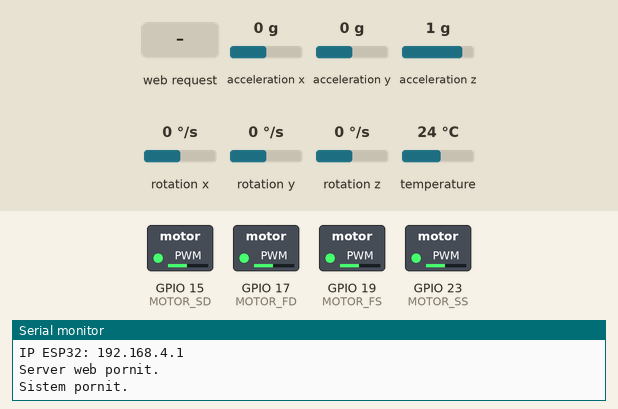
This sketch was run on a simulated ESP32. On the bench: switched loads named in the sketch (green lamp = pin HIGH), the last lines printed to the serial monitor. The inputs (shaded band) are chosen by the test bench; at power-on: acceleration x 0 g, acceleration y 0 g, acceleration z 1 g, rotation x 0 °/s, rotation y 0 °/s, rotation z 0 °/s, temperature 24 °C.

Above: at 2.2 s.
2.3 s: HTTP request GET /cmd?pitch=120&roll=120&throttle=120 received
At 3.1 s:
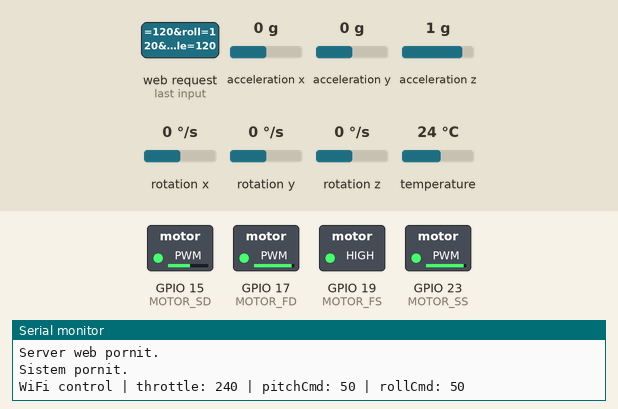
3.8 s: acceleration x set to -1.4 g
At 4.3 s:
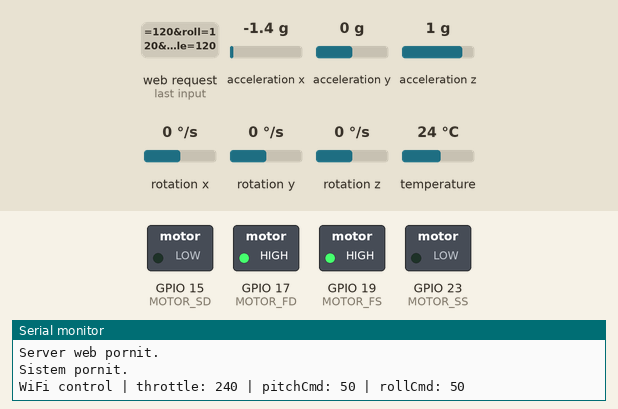
5.3 s: acceleration y set to -1.4 g
At 6.5 s:
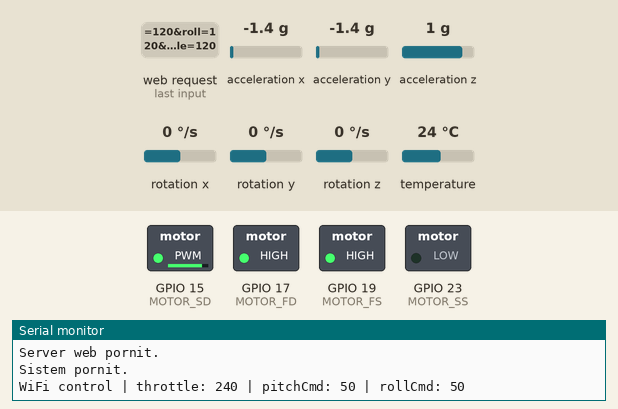
6.8 s: acceleration z set to -1.4 g
At 7.9 s:
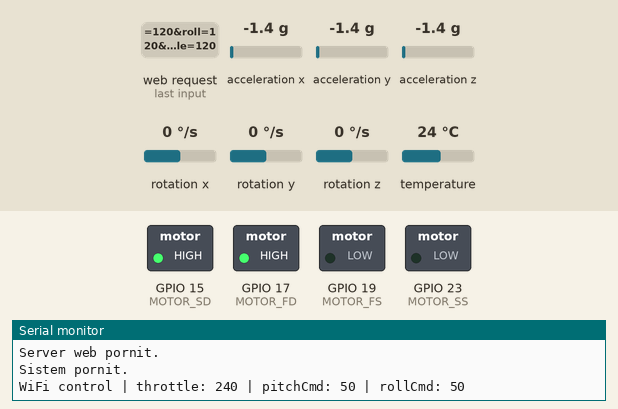
8.3 s: acceleration y set to -0.2 g
9.8 s: acceleration y set to 0.1 g
At 10.2 s:
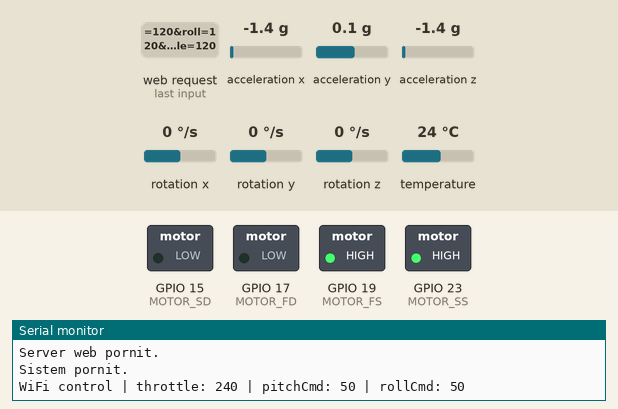
Timing chart, 0 to 12.3 s (numbered marks = the images above; inputs shaded):
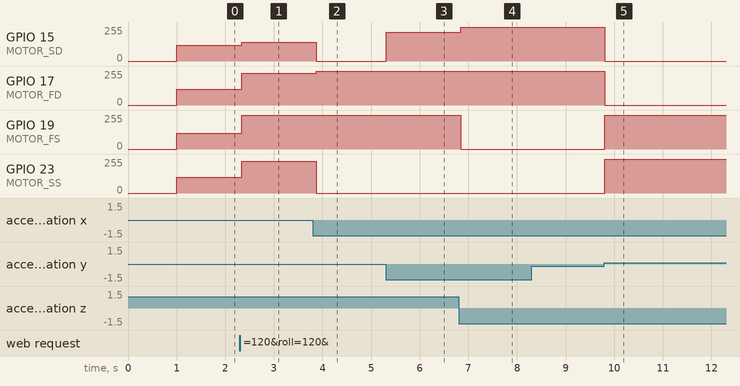

Measured:
- the behaviour switches between -0.1 and 0 g on acceleration y (found by bisection; images 4 and 5)
- after the input at 2.3 s, GPIO 15 (MOTOR_SD): 120/255 → 139/255 at once; GPIO 17 (MOTOR_FD), GPIO 23 (MOTOR_SS): 120/255 → 239/255 at once; GPIO 19 (MOTOR_FS): 120/255 → 255/255 at once
- after the input at 3.8 s, GPIO 15 (MOTOR_SD): 139/255 → 0/255 after 0.07 s; GPIO 17 (MOTOR_FD): 239/255 → 255/255 after 0.07 s; GPIO 23 (MOTOR_SS): 239/255 → 0/255 after 0.07 s
- after the input at 5.3 s, GPIO 15 (MOTOR_SD): 0/255 → 215/255 at once
- after the input at 6.8 s, GPIO 15 (MOTOR_SD): 215/255 → 255/255 at once; GPIO 19 (MOTOR_FS): 255/255 → 0/255 at once
- after the input at 8.3 s, every drawn part: stays the same
- after the input at 9.8 s, GPIO 15 (MOTOR_SD), GPIO 17 (MOTOR_FD): 255/255 → 0/255 at once; GPIO 19 (MOTOR_FS), GPIO 23 (MOTOR_SS): 0/255 → 255/255 at once

The sketch:

minidrona.ino
```cpp
#include <Wire.h>
#include <Adafruit_MPU6050.h>
#include <Adafruit_Sensor.h>

Adafruit_MPU6050 mpu;

#define MOTOR_FS 19  // F-S
#define MOTOR_FD 17  // F-D
#define MOTOR_SS 23  // S-S
#define MOTOR_SD 15  // S-D

#define PWM_FREQ 1000
#define PWM_RES 8

int throttle = 120;
int pitchCmd = 0;
int rollCmd = 0;

float Kp = 5.0;

void setup() {
  Serial.begin(115200);
  delay(1000);

  Wire.begin(21, 22);

  if (!mpu.begin(0x68)) {
    Serial.println("Nu am gasit MPU6050!");
    while (1) {
      delay(10);
    }
  }

  Serial.println("MPU6050 gasit!");

  mpu.setAccelerometerRange(MPU6050_RANGE_8_G);
  mpu.setGyroRange(MPU6050_RANGE_500_DEG);
  mpu.setFilterBandwidth(MPU6050_BAND_21_HZ);

  ledcAttach(MOTOR_FS, PWM_FREQ, PWM_RES);
  ledcAttach(MOTOR_FD, PWM_FREQ, PWM_RES);
  ledcAttach(MOTOR_SS, PWM_FREQ, PWM_RES);
  ledcAttach(MOTOR_SD, PWM_FREQ, PWM_RES);

  setupWiFiControl();

  Serial.println("Sistem pornit.");
}

void loop() {
  readWiFiControl();

  sensors_event_t accel, gyro, temp;
  mpu.getEvent(&accel, &gyro, &temp);

  float ax = accel.acceleration.x;
  float ay = accel.acceleration.y;
  float az = accel.acceleration.z;

  float roll  = atan2(ay, az) * 180.0 / PI;
  float pitch = atan2(-ax, sqrt(ay * ay + az * az)) * 180.0 / PI;

  float pitchError = 0 - pitch;
  float rollError  = 0 - roll;

  float pitchCorrection = pitchError * Kp;
  float rollCorrection  = rollError * Kp;

  int motorFSValue = throttle + pitchCmd + rollCmd - pitchCorrection - rollCorrection;
  int motorFDValue = throttle + pitchCmd - rollCmd - pitchCorrection + rollCorrection;
  int motorSSValue = throttle - pitchCmd + rollCmd + pitchCorrection - rollCorrection;
  int motorSDValue = throttle - pitchCmd - rollCmd + pitchCorrection + rollCorrection;

  motorFSValue = constrain(motorFSValue, 0, 255);
  motorFDValue = constrain(motorFDValue, 0, 255);
  motorSSValue = constrain(motorSSValue, 0, 255);
  motorSDValue = constrain(motorSDValue, 0, 255);

  ledcWrite(MOTOR_FS, motorFSValue);
  ledcWrite(MOTOR_FD, motorFDValue);
  ledcWrite(MOTOR_SS, motorSSValue);
  ledcWrite(MOTOR_SD, motorSDValue);


  //Pt debug:
  // Serial.print("Throttle: ");
  // Serial.print(throttle);

  // Serial.print(" | Pitch: ");
  // Serial.print(pitch);

  // Serial.print(" | Roll: ");
  // Serial.print(roll);

  // Serial.print(" | pitchCmd: ");
  // Serial.print(pitchCmd);

  // Serial.print(" | rollCmd: ");
  // Serial.print(rollCmd);

  // Serial.print(" | FS: ");
  // Serial.print(motorFSValue);

  // Serial.print(" FD: ");
  // Serial.print(motorFDValue);

  // Serial.print(" SS: ");
  // Serial.print(motorSSValue);

  // Serial.print(" SD: ");
  // Serial.println(motorSDValue);

  delay(100);
}
```

wifi_control.ino
```cpp
#include <WiFi.h>
#include <WebServer.h>

WebServer server(80);

const char* ssid = "DroneESP32";
const char* password = "12345678";

void handleRoot() {
  String page = R"rawliteral(
<!DOCTYPE html>
<html>
<head>
  <title>Control drona ESP32</title>

  <style>
    body {
      font-family: Arial, sans-serif;
      background: #f4f4f4;
      color: #222;
      padding: 25px;
    }

    h2 {
      margin-bottom: 30px;
    }

    .controller {
      display: grid;
      grid-template-columns: 70px 70px 70px 70px 230px;
      grid-template-rows: 70px 70px 70px 70px;
      gap: 12px;
      align-items: center;
    }

    button {
      width: 60px;
      height: 55px;
      font-size: 22px;
      font-weight: bold;
      border: 2px solid #333;
      border-radius: 8px;
      background: white;
      cursor: pointer;
      box-shadow: 0 4px 0 #aaa;
      transition: 0.05s;
    }

    button:active,
    button.pressed {
      transform: translateY(3px);
      box-shadow: 0 1px 0 #777;
      background: #ddd;
    }

    .q { grid-column: 1; grid-row: 1; }
    .w { grid-column: 2; grid-row: 1; }
    .e { grid-column: 3; grid-row: 1; }

    .a { grid-column: 1; grid-row: 2; }
    .s { grid-column: 2; grid-row: 2; }
    .d { grid-column: 3; grid-row: 2; }

    .x {
      grid-column: 2;
      grid-row: 4;
      background: #ffdddd;
      border-color: #aa0000;
      color: #aa0000;
    }

    .x.pressed,
    .x:active {
      background: #ff9999;
    }

    .line {
      height: 2px;
      background: #444;
      width: 55px;
    }

    .desc {
      border: 2px solid #333;
      background: white;
      padding: 8px 12px;
      border-radius: 8px;
      font-size: 15px;
      min-width: 180px;
    }

    .line-q { grid-column: 4; grid-row: 1; }
    .desc-q { grid-column: 5; grid-row: 1; }

    .line-a { grid-column: 4; grid-row: 2; }
    .desc-a { grid-column: 5; grid-row: 2; }

    .line-x { grid-column: 4; grid-row: 4; }
    .desc-x { grid-column: 5; grid-row: 4; }

    .legend {
      margin-top: 25px;
      font-size: 14px;
      color: #555;
    }
  </style>
</head>

<body>
  <h2>Control drona ESP32</h2>

  <div class="controller">
    <button id="btnQ" class="q">Q</button>
    <button id="btnW" class="w">W</button>
    <button id="btnE" class="e">E</button>

    <button id="btnA" class="a">A</button>
    <button id="btnS" class="s">S</button>
    <button id="btnD" class="d">D</button>

    <button id="btnX" class="x">X</button>

    <div class="line line-q"></div>
    <div class="desc desc-q">Q = throttle down<br>E = throttle up</div>

    <div class="line line-a"></div>
    <div class="desc desc-a">W = forward<br>S = backward<br>A = left<br>D = right</div>

    <div class="line line-x"></div>
    <div class="desc desc-x">X = stop motors</div>
  </div>

  <p class="legend">
    Use the on-screen buttons or the physical keyboard. Combinations like W + A or W + D are supported.
  </p>

  <script>
    const movementKeys = {
      W: false,
      A: false,
      S: false,
      D: false
    };

    function sendControlState() {
      let pitch = 0;
      let roll = 0;

      if (movementKeys.W) pitch += 20;
      if (movementKeys.S) pitch -= 20;
      if (movementKeys.A) roll += 20;
      if (movementKeys.D) roll -= 20;

      fetch('/cmd?pitch=' + pitch + '&roll=' + roll);
    }

    function sendThrottle(delta) {
      fetch('/cmd?throttle=' + delta);
    }

    function sendStop() {
      fetch('/cmd?stop=1');
    }

    function pressButton(key) {
      let btn = document.getElementById('btn' + key);
      if (btn) {
        btn.classList.add('pressed');
      }
    }

    function releaseButton(key) {
      let btn = document.getElementById('btn' + key);
      if (btn) {
        btn.classList.remove('pressed');
      }
    }

    document.addEventListener('keydown', function(event) {
      let key = event.key.toUpperCase();

      if ("WASD".includes(key)) {
        event.preventDefault();

        if (!movementKeys[key]) {
          movementKeys[key] = true;
          pressButton(key);
          sendControlState();
        }
      }

      if (key === "Q") {
        event.preventDefault();
        pressButton("Q");
        sendThrottle(-10);
      }

      if (key === "E") {
        event.preventDefault();
        pressButton("E");
        sendThrottle(10);
      }

      if (key === "X") {
        event.preventDefault();
        pressButton("X");
        sendStop();
      }
    });

    document.addEventListener('keyup', function(event) {
      let key = event.key.toUpperCase();

      if ("WASD".includes(key)) {
        event.preventDefault();
        movementKeys[key] = false;
        releaseButton(key);
        sendControlState();
      }

      if (key === "Q" || key === "E" || key === "X") {
        event.preventDefault();
        releaseButton(key);
      }
    });

    function setupButtonHold(key) {
      let btn = document.getElementById('btn' + key);

      btn.addEventListener('mousedown', function() {
        pressButton(key);

        if ("WASD".includes(key)) {
          movementKeys[key] = true;
          sendControlState();
        } else if (key === "Q") {
          sendThrottle(-10);
        } else if (key === "E") {
          sendThrottle(10);
        } else if (key === "X") {
          sendStop();
        }
      });

      btn.addEventListener('mouseup', function() {
        releaseButton(key);

        if ("WASD".includes(key)) {
          movementKeys[key] = false;
          sendControlState();
        }
      });

      btn.addEventListener('mouseleave', function() {
        releaseButton(key);

        if ("WASD".includes(key)) {
          movementKeys[key] = false;
          sendControlState();
        }
      });

      btn.addEventListener('touchstart', function(event) {
        event.preventDefault();
        pressButton(key);

        if ("WASD".includes(key)) {
          movementKeys[key] = true;
          sendControlState();
        } else if (key === "Q") {
          sendThrottle(-10);
        } else if (key === "E") {
          sendThrottle(10);
        } else if (key === "X") {
          sendStop();
        }
      });

      btn.addEventListener('touchend', function(event) {
        event.preventDefault();
        releaseButton(key);

        if ("WASD".includes(key)) {
          movementKeys[key] = false;
          sendControlState();
        }
      });
    }

    ["Q", "W", "E", "A", "S", "D", "X"].forEach(setupButtonHold);
  </script>
</body>
</html>
)rawliteral";

  server.send(200, "text/html", page);
}

void handleCommand() {
  if (server.hasArg("pitch")) {
    pitchCmd = server.arg("pitch").toInt();
  }

  if (server.hasArg("roll")) {
    rollCmd = server.arg("roll").toInt();
  }

  if (server.hasArg("throttle")) {
    throttle += server.arg("throttle").toInt();
  }

  if (server.hasArg("stop")) {
    throttle = 0;
    pitchCmd = 0;
    rollCmd = 0;
  }

  throttle = constrain(throttle, 0, 255);
  pitchCmd = constrain(pitchCmd, -50, 50);
  rollCmd = constrain(rollCmd, -50, 50);

  Serial.print("WiFi control | throttle: ");
  Serial.print(throttle);
  Serial.print(" | pitchCmd: ");
  Serial.print(pitchCmd);
  Serial.print(" | rollCmd: ");
  Serial.println(rollCmd);

  server.send(200, "text/plain", "OK");
}

void setupWiFiControl() {
  WiFi.softAP(ssid, password);

  Serial.println("WiFi pornit.");
  Serial.print("Retea: ");
  Serial.println(ssid);
  Serial.print("Parola: ");
  Serial.println(password);
  Serial.print("IP ESP32: ");
  Serial.println(WiFi.softAPIP());

  server.on("/", handleRoot);
  server.on("/cmd", handleCommand);

  server.begin();

  Serial.println("Server web pornit.");
}

void readWiFiControl() {
  server.handleClient();
}
```
